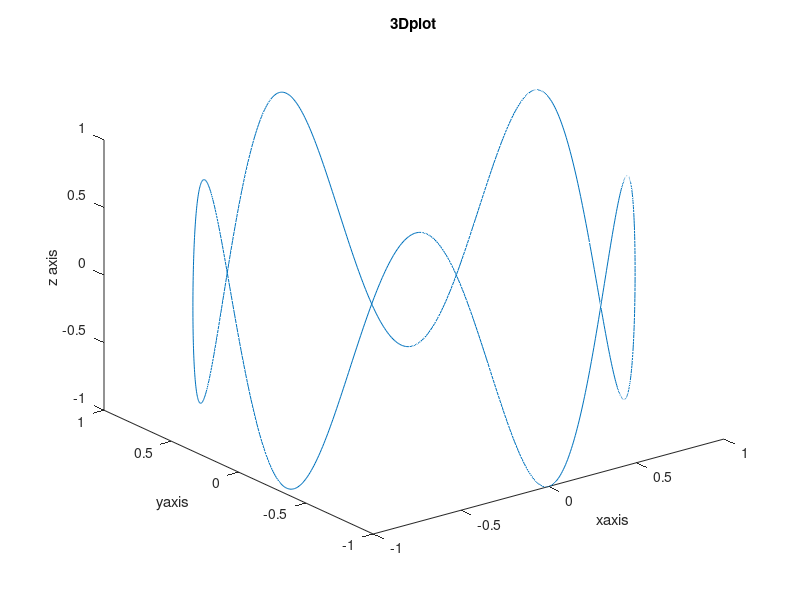

MATLAB code to generate this figure:
clc
clear all
t = linspace(0,2*pi,1001);
x = cos(t)
y = sin(t)
z = sin(5*t)
axis equal
plot3(x,y,z)
xlabel('xaxis')
ylabel('yaxis')
zlabel('z axis')
title('3Dplot')